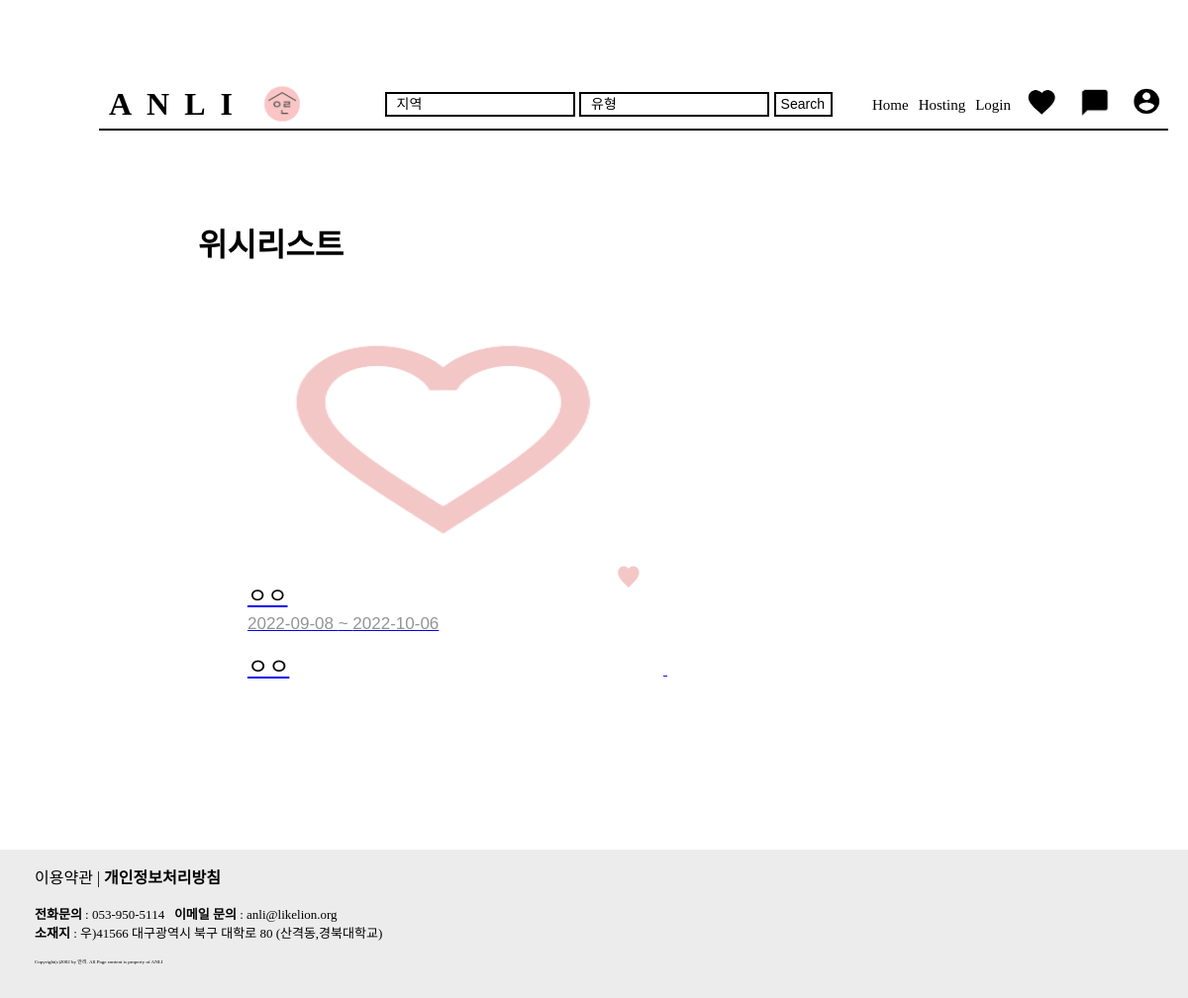
The app's page /wishheart/1, older data.
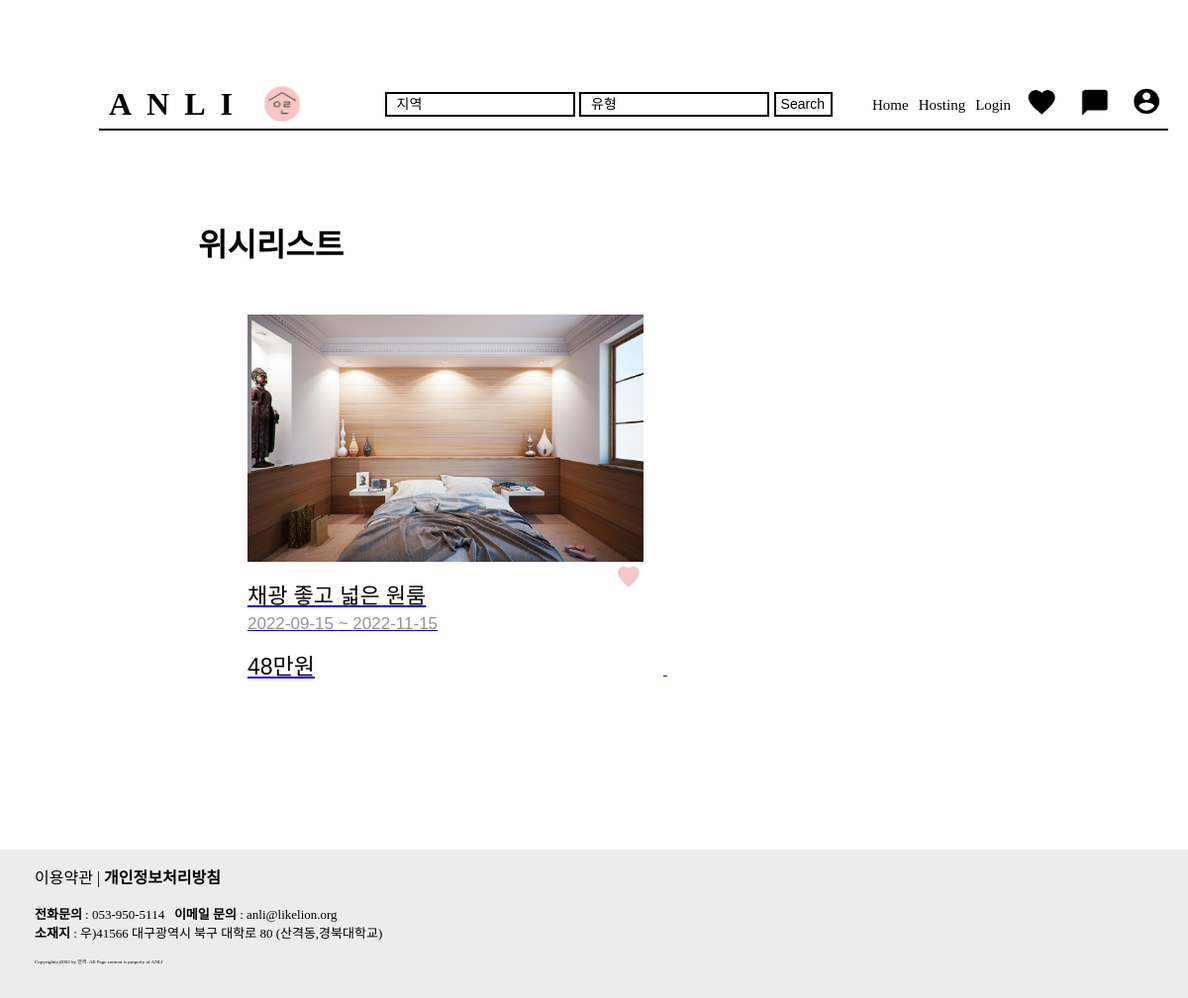
The same page, newer data.
### anli/models.py (models this page shows, shortened)
class Room(models.Model): #장고에서 제공하는 models.Model를 상속받아야한다.
    image = models.ImageField(upload_to="room/", blank=True, null=True)
    title = models.CharField(max_length=64,verbose_name = '제목')
    price = models.CharField(max_length=64,verbose_name = '가격')
    select_home = models.CharField(max_length=64,verbose_name = '집유형')
    location = models.CharField(max_length=200,verbose_name = '위치')
    smaller_period = models.CharField(max_length=64,verbose_name = '최소기간')
    startDay = models.CharField(max_length=64,verbose_name = '시작일')
    lastDay = models.CharField(max_length=64,verbose_name = '종료일')
    floor_space = models.CharField(max_length=64,verbose_name = '평수')
    bathroom = models.CharField(max_length=64,verbose_name = '욕실수')
    room = models.CharField(max_length=64,verbose_name = '방수')
    bed = models.CharField(max_length=64,verbose_name = '침대수')
    basic_info = models.CharField(max_length=64,verbose_name = '기본정보')
    option = models.CharField(max_length=64,verbose_name = '옵션')
    description = models.CharField(max_length=500,verbose_name = '설명')
    heart = models.IntegerField(verbose_name='위시')
    registered_dttm = models.DateTimeField(auto_now_add=True, verbose_name='등록시간')
    class Meta: #메타 클래스를 이용하여 테이블명 지정
        db_table = 'host_home'

### anli/views.py (the view)
# urls.py: path('wishheart/<str:id>', views.wishheart, name="wishheart"),
def wishheart(request, id):
    edit_heart = Room.objects.get(id=id)
    if edit_heart.heart == 1:
        edit_heart.heart = 0
    else:
        edit_heart.heart = 1
    edit_heart.save()
    rooms = Room.objects.all()
    return render(request, 'wishlist.html', {'rooms': rooms})

### anli/templates/wishlist.html (shortened to what this page needs)
{% load static %}
<html lang="en">
<head>
    <link rel="stylesheet" href="{% static 'css/default-style.css' %}"/>
    <link rel="stylesheet" href="{% static 'css/wishlist.css' %}"/>
</head>
<body>
        <div class="navB inner">
            <div class="logo">
              <a href="{% url 'home' %}" class="brand-nameB">ANLI</a>
              <a href="{% url 'home' %}">
                <img src="{% static 'img/logo.png' %}" class="logo-img" alt="">
            </a>
            </div>
            <div class="navlink">
                <ul class="gnb">
                    <form class="d-flex" action="." method="get">
                        <input class="search-inputB" type="search" placeholder="지역" name="location">
                        <input class="search-inputB" type="search" placeholder="유형" name="kind">
                        <button class="search-btnB" type="submit">Search</button>
                    </form>
                  <li><a href="{% url 'home' %}" class="nav-nameB">Home</a></li>
                  {% if user.is_authenticated %}
                  <li><a href="{% url 'new' %}" class="nav-nameB">Hosting</a></li>
                  {% else %}
                  <li><a href="{% url 'login' %}" class="nav-nameB">Hosting</a></li>
                  {% endif%}
                  {% if user.is_authenticated %}
                  <li><a href="{% url 'logout' %}" class="nav-nameB">Logout</a>
                    {% else %}
                    <li><a href="{% url 'login' %}" class="nav-nameB">Login</a>
                    {% endif %}
                  <li><a href="{% url 'wishlist' %}"><img src="{% static 'img/wishlist.png' %}" class="nav-imgB" alt=""></a></li>
                  <li><a href="{% url 'message' %}"><img src="{% static 'img/message.png' %}" class="nav-imgB" alt=""></a></li>
                  {% if user.is_authenticated %}
                  <li><a href="{% url 'mypage' %}"><img src="{% static 'img/profile.png' %}" class="nav-imgB" alt=""></a></li>
                  {% else %}
                  <li><a href="{% url 'login' %}"><img src="{% static 'img/profile.png' %}" class="nav-imgB" alt=""></a></li>
                  {% endif%}
                </ul>
            </div>
    </div>
    <h1 style="margin-left:200px;margin-top:90px;margin-bottom:50px;">위시리스트</h1>
    <div class="room">
        <div class="d-inline-flex">
            {% for room in rooms %}
                <div class="room-box">
                    {% if room.heart == 1 %}
                    <a href="{% url 'detail' room.id %}">
                        <img src="{{ room.image.url }}" class="img-room" alt="사진"><br></a>
                    <form action="{% url 'wishheart' room.id %}" method="post">
                        <button type="submit" onclick="changeHeart();" style="float:right;background-color:white;padding:0;border:none;background:none;"><img id="img1" style="width:30px; height:30px;" src="{% static 'img/full-heart.png' %}"></button>
                    </form>
                    <a href="{% url 'detail' room.id %}">
                    <h4 class="room-name">{{ room.title }}</h4>
                    <h4 class="room-term">{{ room.startDay }} ~ {{ room.lastDay }}</h4>
                    <h4 class="room-tax">{{ room.price }}</h4>
                    {% endif %}
                </div>
            {% endfor %}
        </div>
    </div>
    <footer>
        <div class="footer-container">
            <div>이용약관 | <span class="bolder">개인정보처리방침</span></div>
            <p>
                <div class="fontsize13"><span class="bolder">전화문의</span> : 053-950-5114  &ensp;<span class="bolder">이메일 문의</span> : anli@likelion.org</div>
                <div class="fontsize13"><span class="bolder">소재지</span> : 우)41566 대구광역시 북구 대학로 80 (산격동,경북대학교)</div>
            </p>
            <div class="copyright">Copyright(c)2002 by 안리. All Page content is property of ANLI</div>
        </div>
    </footer>
</html>

Row changes from the older to the newer data that the page shows:
removed Room: image (picture), heart 0 (drawn), title "ㅇㅇ", startDay "2022-09-08", lastDay "2022-10-06", price "ㅇㅇ"
added Room: image (picture), heart 0 (drawn), title "채광 좋고 넓은 원룸", startDay "2022-09-15", lastDay "2022-11-15", price "48만원"
